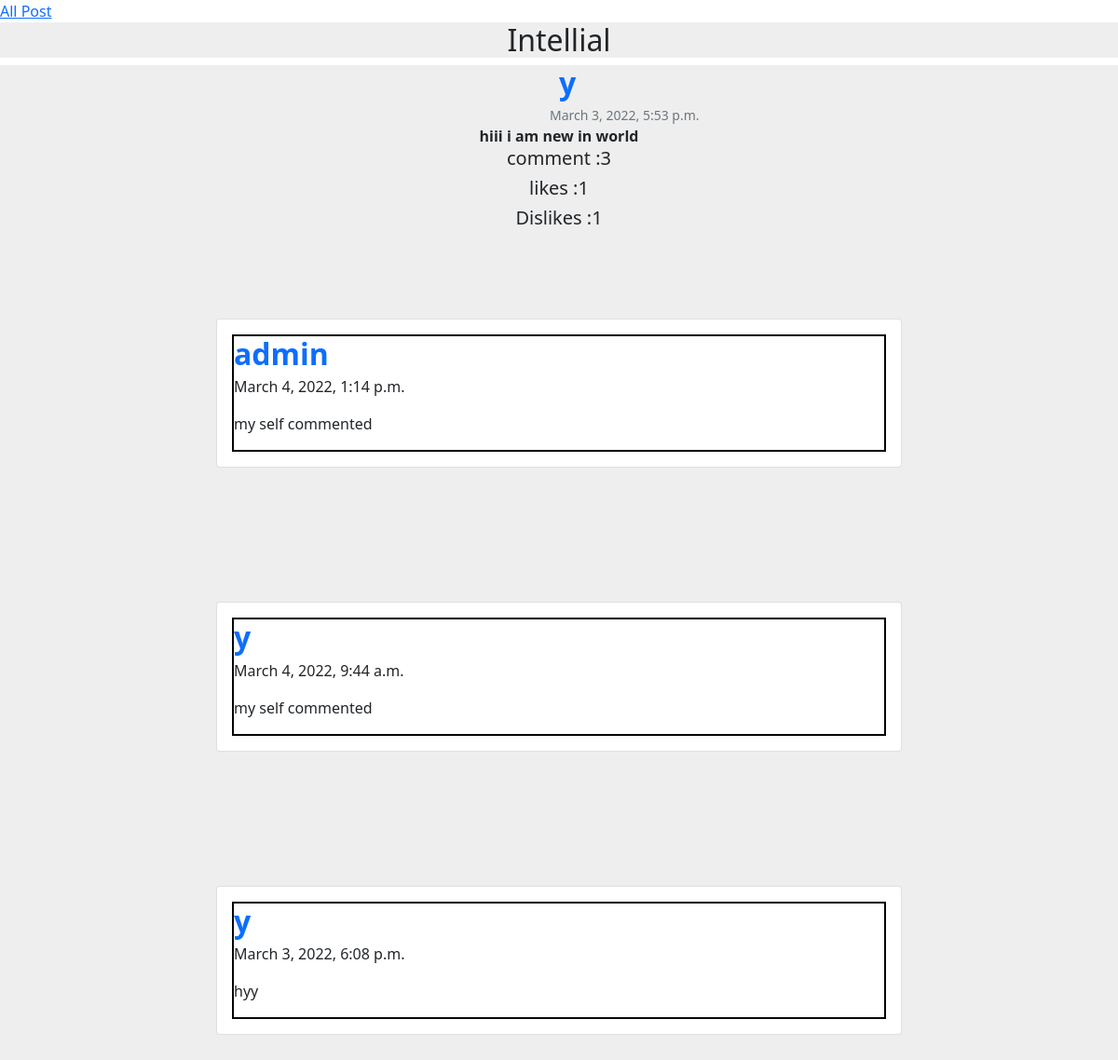
/post_with_comment/37/, run on the app's committed database.
### post_app/models.py (models this page shows, shortened)
class Post(models.Model):
    user = models.ForeignKey(User,on_delete=models.CASCADE)
    post_message = models.TextField(max_length=100)
    created = models.DateTimeField(auto_now_add=True)
    def __str__(self):
        return self.post_message

class Comment(models.Model):
    user = models.ForeignKey(User,on_delete=models.CASCADE)
    post = models.ForeignKey(Post,on_delete=models.CASCADE)
    comment = models.CharField(max_length=100)
    created = models.DateTimeField(auto_now_add=True)

### post_app/views.py (the view)
# urls.py: path('post_with_comment/<int:id>/',post_with_comment,name='post_with_comment'),
def post_with_comment(request,id):
    post = Post.objects.get(id=id)
    comment = Comment.objects.filter(post=post).order_by("-created")
    number_of_comment = comment.count()
    like = Like.objects.filter(post=post)
    number_of_like =like.count()
    dislike = Dislike.objects.filter(post=post)
    number_of_dislike = dislike.count()
    return render(request,'comment_page.html',{'comment':comment,'post':post,'number_of_comment':number_of_comment,"number_of_like":number_of_like,"number_of_dislike":number_of_dislike})

### post_app/templates/comment_page.html (shortened to what this page needs)
<!DOCTYPE html>
<html lang="en">
<head>
    <link href="https://cdn.jsdelivr.net/npm/bootstrap@5.1.3/dist/css/bootstrap.min.css" rel="stylesheet"
>
</head>
<body>
    <a href="{% url 'post_listing' %}">All Post</a>
    <center>
        <div>
            <h2 style="background-color: #eee;">Intellial</h2>
        </div>
    </center>
    <section style="background-color: #eee;">
        <center>
            <div class="d-flex flex-start align-items-center">
                <div>
                    <h2 class="fw-bold text-primary mb-1 d-flex" style="margin-left: 600px;">{{post.user}}</h2>
                    <p class="text-muted small mb-0" style="margin-left: 590px;">
                        {{post.created}}
                    </p>
                </div>
            </div>
            <p class="fw-bold  mb-0">
                {{post}}
            </p>
            <div>
                <h5>comment :{{number_of_comment}}</h5>
                <h5>likes :{{number_of_like}}</h5>
                <h5>Dislikes :{{number_of_dislike}}</h5>
            </div>
        </center>
        {% for i in comment %}
        <div class="container my-5 py-5">
            <div class="row d-flex justify-content-center">
                <div class="col-md-12 col-lg-10 col-xl-8">
                    <div class="card">
                        <div class="card-body">
                            <div style="border: 2px solid black;">
                                <h2 class="fw-bold text-primary mb-1">{{i.user}}</h2>
                                <p>{{i.created}}</p>
                                <p>{{i.comment}}</p>
                            </div>
                        </div>
                    </div>
                </div>
            </div>
        </div>
        {% endfor %}
    </section>
</body>
</html>

### data on the page
Post: user "y", created "March 3, 2022, 5:53 p.m.", post_message "hiii i am new in world"
Comment: user "admin", created "March 4, 2022, 1:14 p.m.", comment "my self commented"
Comment: user "y", created "March 4, 2022, 9:44 a.m.", comment "my self commented"
Comment: user "y", created "March 3, 2022, 6:08 p.m.", comment "hyy"

### other printed values
{{ number_of_comment }} "3"
{{ number_of_like }} "1"
{{ number_of_dislike }} "1"
